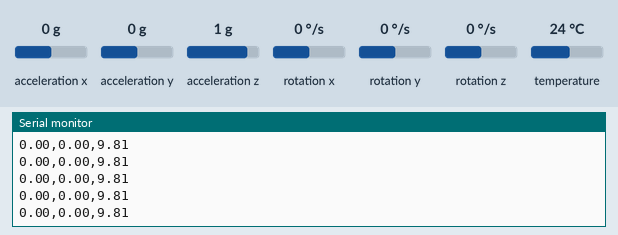
Recording of a sketch running on a simulated Arduino Uno, built with avr-gcc and run on an emulated ATmega328P. On the bench: the last lines printed to the serial monitor. Inputs (shaded band) come from the test bench; at power-on: acceleration x 0 g, acceleration y 0 g, acceleration z 1 g, rotation x 0 °/s, rotation y 0 °/s, rotation z 0 °/s, temperature 24 °C.

Above: at 1.2 s.
1.3 s: acceleration x set to -1.4 g
At 1.32 s:
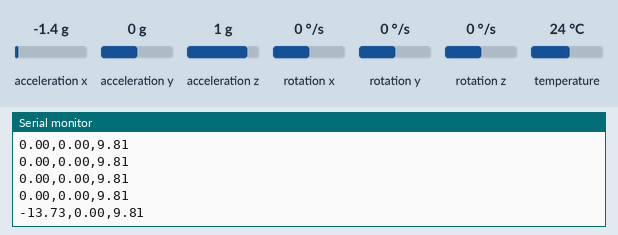
2.8 s: acceleration y set to -1.4 g
At 2.82 s:
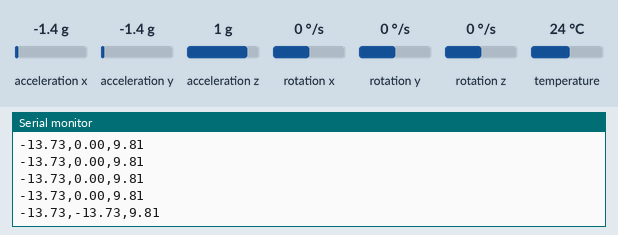
4.3 s: acceleration z set to -1.4 g
At 4.32 s:
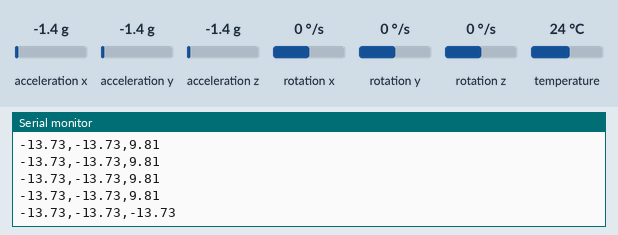

The sketch:

Data_Collect.ino
```cpp
/*
Project: SitSense
Author: Mukesh Sankhla
Website: https://www.makerbrains.com
GitHub: https://github.com/MukeshSankhla
Social Media: Instagram @makerbrains_official
*/

#include <Adafruit_MPU6050.h>
#include <Adafruit_Sensor.h>
#include <Wire.h>

// Initialize the MPU6050 sensor
Adafruit_MPU6050 mpu;

// Sampling interval (in milliseconds)
unsigned long lastSampleTime = 0;
const unsigned long sampleInterval = 50; // 20 Hz

void setup() {
    // Initialize Serial for data output to Edge Impulse CLI
    Serial.begin(115200);
    while (!Serial) {
        delay(10); // Wait for Serial to initialize
    }

    // Initialize I2C communication
    if (!mpu.begin()) {
        Serial.println("Failed to find MPU6050 chip. Check connections.");
        while (1) {
            delay(10);
        }
    }

    // Configure the MPU6050 sensor
    mpu.setAccelerometerRange(MPU6050_RANGE_8_G);
    mpu.setGyroRange(MPU6050_RANGE_500_DEG);
    mpu.setFilterBandwidth(MPU6050_BAND_21_HZ);

    Serial.println("MPU6050 initialized.");
    Serial.println("Ready to forward data. Connect Edge Impulse CLI.");
}

void loop() {
    // Check if it's time to sample
    unsigned long currentTime = millis();
    if (currentTime - lastSampleTime >= sampleInterval) {
        lastSampleTime = currentTime;

        // Get new sensor events
        sensors_event_t a, g, temp;
        mpu.getEvent(&a, &g, &temp);

        // Format and send data to Serial
        Serial.print(a.acceleration.x);
        Serial.print(",");
        Serial.print(a.acceleration.y);
        Serial.print(",");
        Serial.println(a.acceleration.z);
    }
}
```

Measured:
- after the input at 1.3 s, the serial monitor: prints a new line at once (image 1)
- after the input at 2.8 s, the serial monitor: prints a new line at once (image 2)
- after the input at 4.3 s, the serial monitor: prints a new line at once (image 3)
